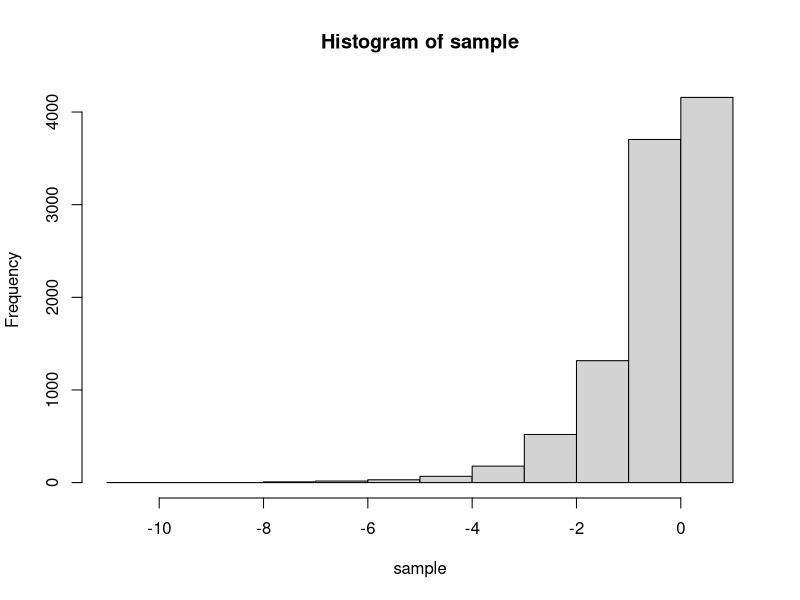

The R source for this figure: (Note: this script raises an error after producing the figure.)
## ---- chunk 1

## ---- chunk 2

## ---- chunk 3
n <- 10000
sample <- vector(length = n)

for (i in 1:n){
  u <-runif(1)
  sample[i] <- log(u*(exp(1) - 1))
}

hist(sample)

## ---- chunk 4

library(ggplot2)

sim_exp_beta <- function(beta, n = 1000) {
  -beta * log(runif(n))
}

sim_exp<- function(n = 1000) {
  -log(runif(n))
}

cociente <- function(x){
  exp((x-1)^(2) / 2)
}

simula_normal <- function(){
  c <- sqrt(2*exp(1)/pi)
  x <- sim_exp(n = 1)
  u <- runif(1)
  while (u > cociente(x)/c) {
    u <- runif(1)
    x <- sim_exp_beta(1, n = 1)
  }
  z <- abs(x)
  if (u<=0.5) {Z <- z}
  else {Z <- -z} 
}

## simulacion

b<- rerun(1000, simula_normal()) %>% flatten_dbl()
qplot(b)   
## ---- chunk 5

